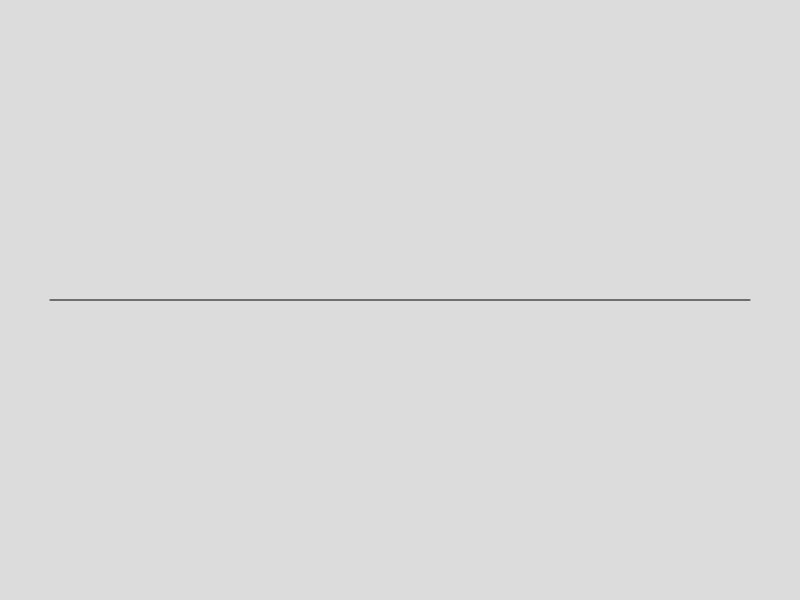
Frame 1 (no input)
Frame 60 (no input): identical to frame 1, image omitted
Frame 120 (the mouse pressed at the canvas centre since frame 60): identical to frame 1, image omitted

The p5.js sketch that drew this single still picture (run headless with seeded random() and noise() and a simulated clock; from frame 60 on, the mouse is pressed at the canvas centre):

// p5.js sketch
// ── sketch.js
let a, b;

function setup() {
  createCanvas(800, 600);

  a = createVector(50, 300);
  b = createVector(750, 300);
}

function draw() {
  background(220);
  drawKochLine(a, b);
}


function drawKochLine(a, b) {
  stroke(0);
  line(a.x, a.y, b.x, b.y);
}
